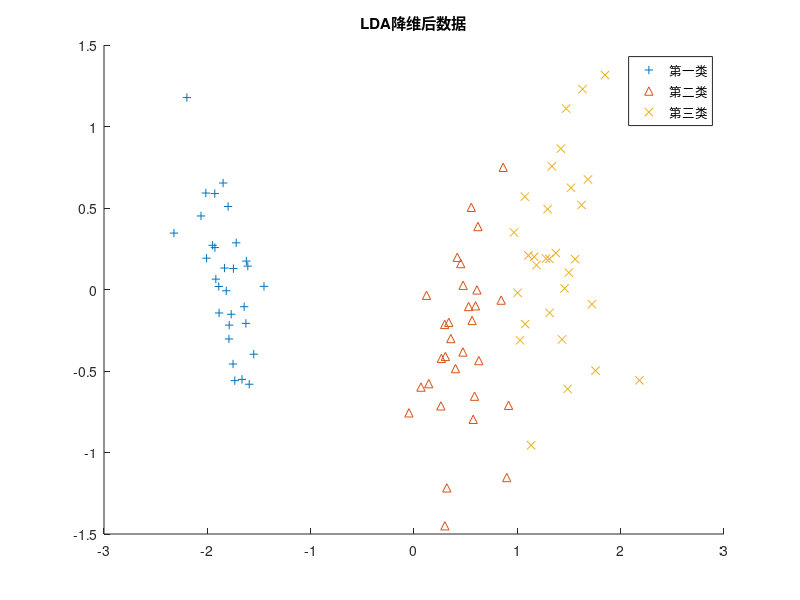

Here is the MATLAB script that generated this plot: (Note: this script raises an error after producing the figure.)

clear;clc;
data = load("Iris.mat");
Class = data.Class;
Feature = zscore(data.Feature);

%% train

x_train = Feature([1:30,51:80,101:130],:);

y_train = Class([1:30,51:80,101:130],:);


x_c1 = x_train(1:30,:);
x_c2 = x_train(31:60,:);
x_c3 = x_train(61:90,:);

y_c1 = y_train(1:30,:);
y_c2 = y_train(31:60,:);
y_c3 = y_train(61:90,:);

%% test

x_t1 = Feature(31:50,:);
x_t2 = Feature(81:100,:);
x_t3 = Feature(131:150,:);
x_test =[x_t1;x_t2;x_t3];

y_t1 = Class(31:50,:);
y_t2 = Class(81:100,:);
y_t3 = Class(131:150,:);
y_test = [y_t1;y_t2;y_t3];

%% LDA

sigma1 = 29*cov(x_c1);
sigma2 = 29*cov(x_c2);
sigma3 = 29*cov(x_c3);

sw = sigma1+sigma2+sigma3;
X = [x_c1; x_c2; x_c3];
st = 89* cov(X);
sb = st - sw;


%% V, 一个矩阵，其列是输入矩阵的特征向量。
%% D, 一个对角矩阵，其对角线上的元素是输入矩阵的特征值
[V,D] = eig (sw\sb);

%% 降维并绘图 （w为4*2大小的投影矩阵将属性数为4的样本的投影到2维空间）
w = V(:,1:2);

f = @(x)x*w;

y1 = f(x_c1);
scatter(y1(:,1),y1(:,2),'+')
hold on;
y2 = f(x_c2);
scatter(y2(:,1),y2(:,2),'^')
y3 = f(x_c3);
scatter(y3(:,1),y3(:,2),'x')

% %% 绘制测试数据的投影
% y_new = x_test*w;
% scatter(y_new( :,1),y_new(:,2),'d');
hold off;
legend('第一类', '第二类', '第三类','测试数据');
title("LDA降维后数据");

%% 利用 lda 中函数进行分类，并给出待预测数据在分类器中类别
[m,~] = size(x_test);
arr=[];
for i=1:m
    % c1 为 +  c2为 -
    class1 = LDA(x_test(i,:)*w,x_c1*w,x_c2*w);
    % c1 为 +  c3为 -
    class2 = LDA(x_test(i,:)*w,x_c1*w,x_c3*w);
    % c2 为 +  c3为 -
    class3 = LDA(x_test(i,:)*w,x_c2*w,x_c3*w);
    
    %% 计算票数
    c1 = 1 * (class1) + 1 * (class2);
    c2 = 1 * (~class1) + 1 * (class3);
    c3 = 1 * (~class2) + 1 * (~class3);

    c= [c1 c2 c3];

    [max_value, max_index] = max(c);
    arr(i,1) = max_index;
end

%%  为直观起见，将 1 0 0  ； 0 1 0；0 0 1；记为第1 2 3类
disp("LDA预测结果")
disp(arr)
disp("正确率")
disp(1-err(arr))


%% 对数几率回归 
%% OVO拆分策略 训练三个分类器

%% 利用logit.m内的函数训练分类器 并给出待预测数据在分类器中类别
[m,~] = size(x_test);
arr1 = zeros(m,1);
for i=1:m
    % c1 为 +  c2为 -
    class1 = logit(x_test(i,:),x_c1,y_c1,x_c2,y_c2);
    % c1 为 +  c3为 -
    class2 = logit(x_test(i,:),x_c1,y_c1,x_c3,y_c3);
    % c2 为 +  c3为 -
    class3 = logit(x_test(i,:),x_c2,y_c2,x_c3,y_c3);
    
    %% 计算票数
    c1 = 1 * (class1) + 1 * (class2);
    c2 = 1 * (~class1) + 1 * (class3);
    c3 = 1 * (~class2) + 1 * (~class3);

    c= [c1 c2 c3];

    [max_value, max_index] = max(c);
    arr1(i,1) = max_index;
end
disp("对数几率回归预测");
disp(arr1);
disp("正确率");
disp(1-err(arr1));

















